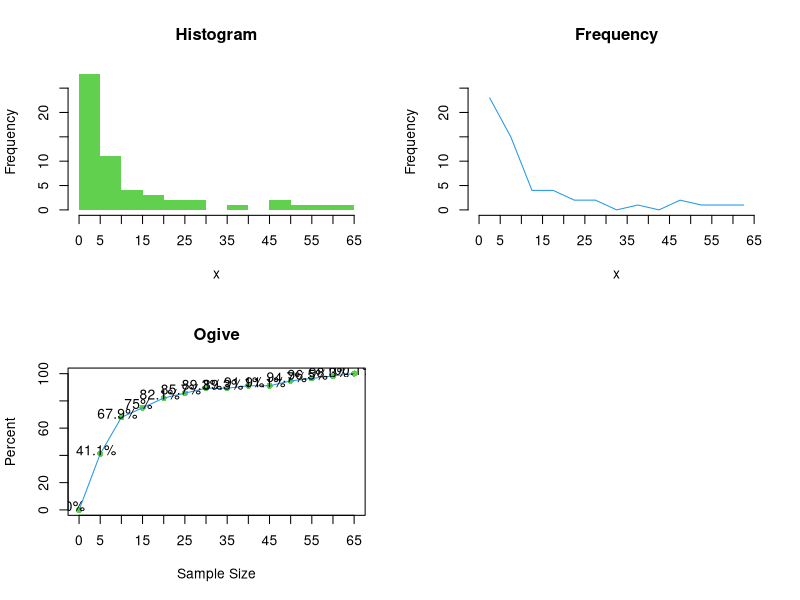

Reproduce this figure in R.
x = c(2, 6, 14, 1, 10, 3, 0, 26, 37, 47, 4, 0, 6, 21, 3, 6, 
      6, 51, 8, 11, 0, 0, 4, 2, 5, 9, 4, 6, 24, 4, 1, 18, 63, 
      1, 5, 6, 4, 7, 12, 5, 3, 4, 3, 15, 46, 0, 5, 0, 26, 5, 17, 1, 17, 1, 58, 9)
x=sort(x)

intervals = 13

step = ceiling((min(x) + max(x))/intervals)
bins = seq(min(x), max(x), by=step)
bins = c(bins, bins[length(bins)]+step)

par(mfrow=c(2,2))

hist(x, breaks = bins, xaxt='n', lty="blank", main="Histogram", col=3)
axis(1, at = bins)

tbl = transform(table(cut(x, breaks=bins, right=F)))
tbl$Percents = round(100*tbl$Freq/sum(tbl$Freq), 1)
tbl$CumulativePercents = cumsum(tbl$Percents)
tbl$mid = (bins[-length(bins)] + bins[-1])/2
tbl

hist(x, breaks = bins, xaxt='n', lty="blank", col="white", main="Frequency")
axis(1, at = bins)
lines(tbl$mid, tbl$Freq, lty=1, col = 12)
cp = c(0, tbl$CumulativePercents)

plot(bins, cp, pch=16, xlab="Sample Size", ylab="Percent" , main = "Ogive", xaxt = "n", col = 3)
axis(1, at=bins, labels = bins)
lines(bins,cp, col = 12)
text(bins-1, cp+3, labels=paste(cp, "%", sep=""))
